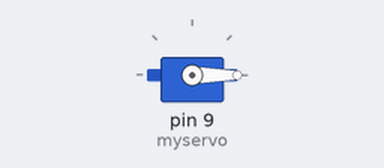
Bench run of a sketch on a simulated Arduino Uno, built with avr-gcc and run on an emulated ATmega328P. Parts: servo.

Above: at 0.1 s.
At 10.55 s:
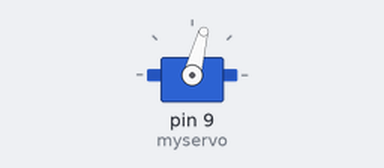
At 21.0 s:
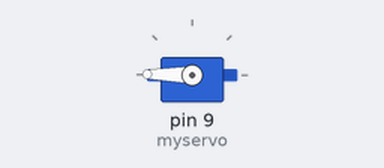
At 39.87 s:
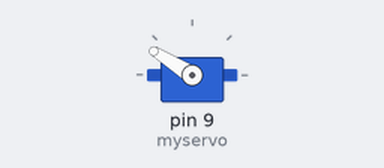
Timing chart, 0 to 40.0 s (numbered marks = the images above):
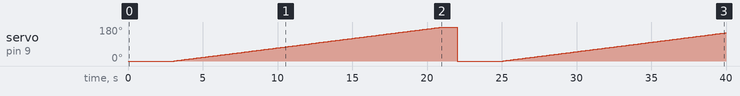

Measured:
- by itself, servo on pin 9 (myservo): 0° → 1° at 3.1 s, → 2° 0.10 s later, → 3° 0.10 s later, → 4° 0.10 s later, … (329 changes in this stretch)

The sketch:

11.ino
```cpp
#include <Servo.h> //서보 라이브러리를 불러옴
Servo myservo;

                     // 서보를 제어할 서보 객체 선언을 통한 객체 생성
int value = 0;
void setup()
{
  myservo.attach(9); // 핀 9를 서보 오브젝트 연결
  myservo.write(0); // 서보 위치 0도로 초기화
}

void loop()           // 3초 지연 실행
{
  delay(3000);
  for(value = 0; value < 180; value += 1)

                                        // 0도에서 180도로 이동함
  {                               // 이동할때 각도는 1도씩 이동함
    myservo.write(value);         // 'value'변수의 위치로 서보를 이동시킴
    delay(100);                   // 서보 명령 간에 100ms를 기다림
  }
  delay(1000);                    // 1초 지연 실행.
  myservo.write(0);               // 서보 위치 0도로 초기화 함
}
```
